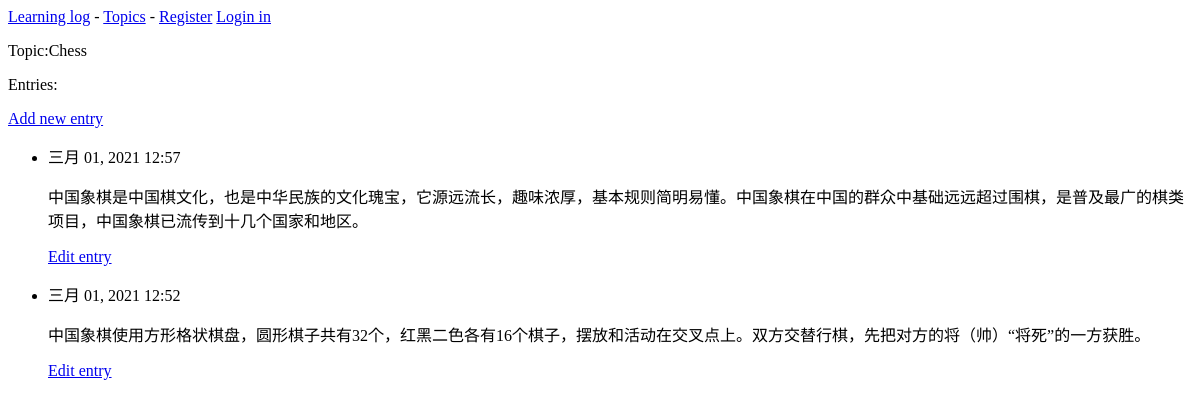
The app's page /topics/1/, older data.
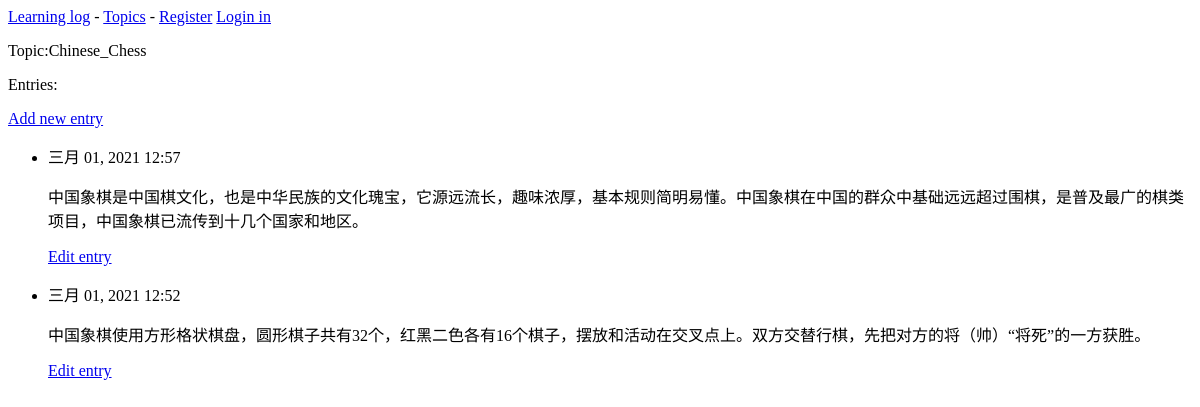
The same page, newer data.
### learning_logs/models.py (models this page shows)
class Topic(models.Model):
    text = models.CharField(max_length=200)
    date_added= models.DateTimeField(auto_now_add=True)
    def __str__(self):
        return self.text

### learning_logs/views.py (the view)
# urls.py: path('topics/<int:topic_id>/', views.topic, name = 'topic'),
def topic(request, topic_id):
    topic = Topic.objects.get(id = topic_id)
    entries = topic.entry_set.order_by('-date_added')
    context = {'topic':topic, 'entries':entries}
    return render(request, 'learning_logs/topic.html', context)

### learning_logs/templates/learning_logs/topic.html
{% extends "learning_logs/base.html" %}
{% block content %}
    <p>Topic:{{ topic }}</p>
    <p>Entries:</p>
    <p>
        <a href="{% url 'learning_logs:new_entry' topic.id %}">Add new entry</a>
    </p>
    <ul>
    {% for entry in entries %}
      <li>
         <p>{{ entry.date_added|date:'M d, Y H:i' }}</p>
         <p>{{ entry.text|linebreaks }}</p>
         <p>
             <a href="{% url 'learning_logs:edit_entry' entry.id %}">Edit entry</a>
         </p>
      </li>
    {% empty %}
      <li>There is no entris for this topic yet.</li>
    {% endfor %}
    </ul>
{% endblock content %}

Row changes from the older to the newer data that the page shows:
changed Topic: text "Chess" → "Chinese_Chess"
